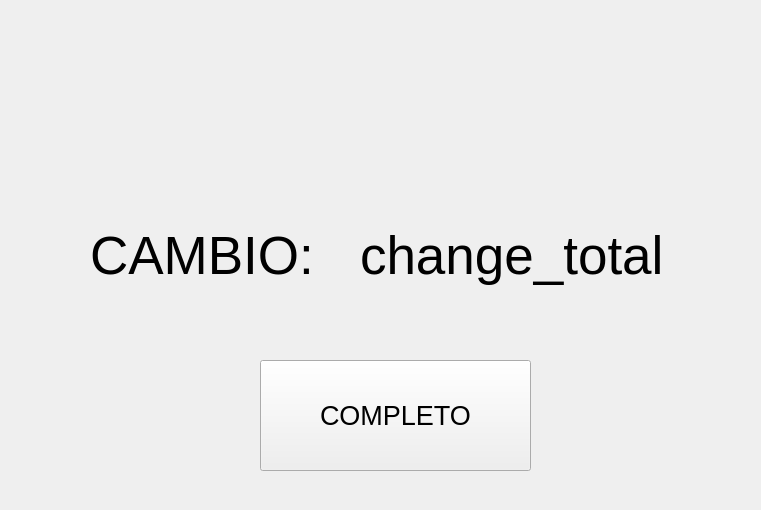
<?xml version="1.0" encoding="UTF-8"?>
<ui version="4.0">
 <class>Form</class>
 <widget class="QWidget" name="Form">
  <property name="geometry">
   <rect>
    <x>0</x>
    <y>0</y>
    <width>761</width>
    <height>510</height>
   </rect>
  </property>
  <property name="font">
   <font>
    <pointsize>40</pointsize>
   </font>
  </property>
  <property name="windowTitle">
   <string>Form</string>
  </property>
  <widget class="QLabel" name="label">
   <property name="geometry">
    <rect>
     <x>90</x>
     <y>190</y>
     <width>301</width>
     <height>131</height>
    </rect>
   </property>
   <property name="text">
    <string>CAMBIO:</string>
   </property>
  </widget>
  <widget class="QLabel" name="label_2">
   <property name="geometry">
    <rect>
     <x>360</x>
     <y>190</y>
     <width>351</width>
     <height>131</height>
    </rect>
   </property>
   <property name="text">
    <string>change_total</string>
   </property>
  </widget>
  <widget class="QPushButton" name="pushButton">
   <property name="geometry">
    <rect>
     <x>260</x>
     <y>360</y>
     <width>271</width>
     <height>111</height>
    </rect>
   </property>
   <property name="font">
    <font>
     <pointsize>20</pointsize>
    </font>
   </property>
   <property name="text">
    <string>COMPLETO</string>
   </property>
  </widget>
 </widget>
 <resources/>
 <connections/>
</ui>
